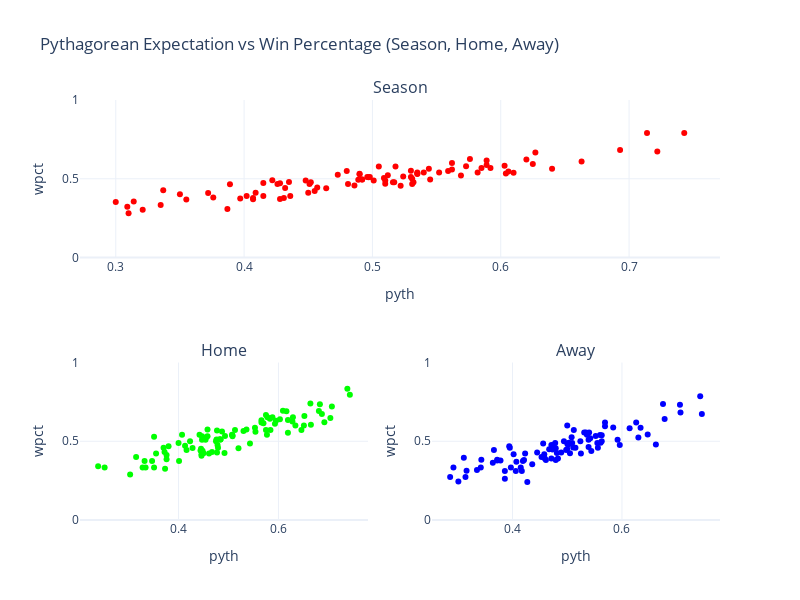

This figure's notebook cell:
### Markdown cell above
Graficar para comparar el porcentaje de victorias real con el pythagorean winning percentage

### Code cell
fig = make_subplots(
    rows=2, cols=2,
    specs=[[{"colspan": 2}, None],
           [{}, {}]],
    subplot_titles=("Season","Home","Away"))

fig.add_trace(go.Scatter(
    x=lmbTemporada['pyth_season'],
    y=lmbTemporada['wpct_season'],
    mode='markers',
    marker=dict(color='rgba(255, 0, 0, 1)'),
    hovertext=lmbTemporada[['team', 'temporada', 'R_season', 'RA_season', 'wpct_season', 'pyth_season']]
                            .apply(lambda x: f"""Team: {x['team']}<br>Temporada: {x['temporada']}<br>R: 
                            {x['R_season']}<br>RA: {x['RA_season']}<br>WPct: {x['wpct_season']}<br>Pyth: {x['pyth_season']}""", axis=1),
    hoverinfo='text'
    ), row=1, col=1)

fig.add_trace(go.Scatter(
    x=lmbTemporada['pyth_home'],
    y=lmbTemporada['wpct_home'],
    mode='markers',
    marker=dict(color='rgba(0, 255, 0, 1)'),
    hovertext=lmbTemporada[['team', 'temporada', 'home_r_h', 'vis_r_h', 'wpct_home', 'pyth_home']]
                            .apply(lambda x: f"""Team: {x['team']}<br>Temporada: {x['temporada']}<br>Team R:
                            {x['home_r_h']}<br>Away R: {x['vis_r_h']}<br>WPct: {x['wpct_home']}<br>Pyth: {x['pyth_home']}""", axis=1),
    hoverinfo='text'
    ), row=2, col=1)

fig.add_trace(go.Scatter(
    x=lmbTemporada['pyth_away'],
    y=lmbTemporada['wpct_away'],
    mode='markers',
    marker=dict(color='rgba(0, 0, 255, 1)'),
    hovertext=lmbTemporada[['team', 'temporada', 'vis_r_a', 'home_r_a', 'wpct_away', 'pyth_away']]
                            .apply(lambda x: f"""Team: {x['team']}<br>Temporada: {x['temporada']}<br>Local R: 
                            {x['home_r_a']}<br>Team R: {x['vis_r_a']}<br>WPct: {x['wpct_away']}<br>Pyth: {x['pyth_away']}""", axis=1),
    hoverinfo='text'
    ), row=2, col=2)

fig.update_xaxes(title_text='pyth', row=1, col=1)
fig.update_xaxes(title_text='pyth', row=2, col=1)
fig.update_xaxes(title_text='pyth', row=2, col=2)
fig.update_yaxes(title_text='wpct', range=[0, 1], row=1, col=1)
fig.update_yaxes(title_text='wpct', range=[0, 1], row=2, col=1)
fig.update_yaxes(title_text='wpct', range=[0, 1], row=2, col=2)

# Actualizar el layout
fig.update_layout(
    title='Pythagorean Expectation vs Win Percentage (Season, Home, Away)',
    width=800,
    height=600,
    showlegend=False,
    template='plotly_white'
)

fig.show()
